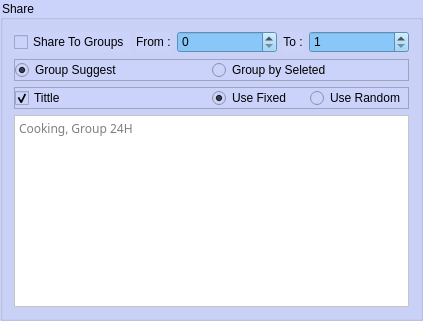
              <widget class="QGroupBox" name="groupBox_14">
               <property name="styleSheet">
                <string notr="true">background-color: rgb(194, 202, 250);
background-color: rgb(204, 211, 250);</string>
               </property>
               <property name="title">
                <string>Share</string>
               </property>
               <layout class="QVBoxLayout" name="verticalLayout">
                <item>
                 <layout class="QHBoxLayout" name="horizontalLayout_25" stretch="11,1,0,0,0">
                  <item>
                   <widget class="QCheckBox" name="share_to_group_video">
                    <property name="styleSheet">
                     <string notr="true">background-color: rgb(204, 211, 250);</string>
                    </property>
                    <property name="text">
                     <string>Share To Groups</string>
                    </property>
                   </widget>
                  </item>
                  <item>
                   <widget class="QLabel" name="from_15">
                    <property name="layoutDirection">
                     <enum>Qt::LeftToRight</enum>
                    </property>
                    <property name="styleSheet">
                     <string notr="true">background-color: rgb(204, 211, 250);</string>
                    </property>
                    <property name="text">
                     <string>From :</string>
                    </property>
                   </widget>
                  </item>
                  <item>
                   <widget class="QSpinBox" name="share_to_group_from_video">
                    <property name="minimumSize">
                     <size>
                      <width>100</width>
                      <height>0</height>
                     </size>
                    </property>
                    <property name="styleSheet">
                     <string notr="true">background-color: rgb(136, 199, 247);</string>
                    </property>
                   </widget>
                  </item>
                  <item>
                   <widget class="QLabel" name="to_15">
                    <property name="styleSheet">
                     <string notr="true">background-color: rgb(204, 211, 250);</string>
                    </property>
                    <property name="text">
                     <string>To :</string>
                    </property>
                    <property name="alignment">
                     <set>Qt::AlignCenter</set>
                    </property>
                   </widget>
                  </item>
                  <item>
                   <widget class="QSpinBox" name="share_to_group_to_video">
                    <property name="minimumSize">
                     <size>
                      <width>100</width>
                      <height>0</height>
                     </size>
                    </property>
                    <property name="styleSheet">
                     <string notr="true">background-color: rgb(136, 199, 247);</string>
                    </property>
                    <property name="minimum">
                     <number>1</number>
                    </property>
                   </widget>
                  </item>
                 </layout>
                </item>
                <item>
                 <widget class="QFrame" name="frame_6">
                  <property name="frameShape">
                   <enum>QFrame::StyledPanel</enum>
                  </property>
                  <property name="frameShadow">
                   <enum>QFrame::Raised</enum>
                  </property>
                  <layout class="QHBoxLayout" name="horizontalLayout_13">
                   <property name="spacing">
                    <number>0</number>
                   </property>
                   <property name="leftMargin">
                    <number>0</number>
                   </property>
                   <property name="topMargin">
                    <number>0</number>
                   </property>
                   <property name="rightMargin">
                    <number>0</number>
                   </property>
                   <property name="bottomMargin">
                    <number>0</number>
                   </property>
                   <item>
                    <widget class="QRadioButton" name="share_to_group_use_by_suggest_video">
                     <property name="text">
                      <string>Group Suggest   </string>
                     </property>
                     <property name="checked">
                      <bool>true</bool>
                     </property>
                    </widget>
                   </item>
                   <item>
                    <widget class="QRadioButton" name="share_to_group_use_by_seleted_video">
                     <property name="text">
                      <string>Group by Seleted</string>
                     </property>
                    </widget>
                   </item>
                  </layout>
                 </widget>
                </item>
                <item>
                 <widget class="QFrame" name="frame_10">
                  <property name="frameShape">
                   <enum>QFrame::StyledPanel</enum>
                  </property>
                  <property name="frameShadow">
                   <enum>QFrame::Raised</enum>
                  </property>
                  <layout class="QHBoxLayout" name="horizontalLayout_20">
                   <property name="spacing">
                    <number>0</number>
                   </property>
                   <property name="leftMargin">
                    <number>0</number>
                   </property>
                   <property name="topMargin">
                    <number>0</number>
                   </property>
                   <property name="rightMargin">
                    <number>0</number>
                   </property>
                   <property name="bottomMargin">
                    <number>0</number>
                   </property>
                   <item>
                    <widget class="QCheckBox" name="share_to_group_tittle_videos">
                     <property name="text">
                      <string>Tittle</string>
                     </property>
                     <property name="checked">
                      <bool>true</bool>
                     </property>
                    </widget>
                   </item>
                   <item>
                    <widget class="QWidget" name="widget_10" native="true">
                     <layout class="QHBoxLayout" name="horizontalLayout_21">
                      <property name="spacing">
                       <number>0</number>
                      </property>
                      <property name="leftMargin">
                       <number>0</number>
                      </property>
                      <property name="topMargin">
                       <number>0</number>
                      </property>
                      <property name="rightMargin">
                       <number>0</number>
                      </property>
                      <property name="bottomMargin">
                       <number>0</number>
                      </property>
                      <item>
                       <widget class="QRadioButton" name="use_fixed_share_group_tittle_videos">
                        <property name="text">
                         <string>Use Fixed</string>
                        </property>
                        <property name="checked">
                         <bool>true</bool>
                        </property>
                       </widget>
                      </item>
                      <item>
                       <widget class="QRadioButton" name="use_random_share_group_tittle_videos">
                        <property name="text">
                         <string>Use Random</string>
                        </property>
                       </widget>
                      </item>
                     </layout>
                    </widget>
                   </item>
                  </layout>
                 </widget>
                </item>
                <item>
                 <widget class="QPlainTextEdit" name="share_group_tittle_videos_words">
                  <property name="font">
                   <font>
                    <family>Noto Sans Khmer</family>
                   </font>
                  </property>
                  <property name="styleSheet">
                   <string notr="true">background-color: rgb(255, 255, 255);</string>
                  </property>
                  <property name="placeholderText">
                   <string>Cooking, Group 24H</string>
                  </property>
                 </widget>
                </item>
               </layout>
              </widget>
